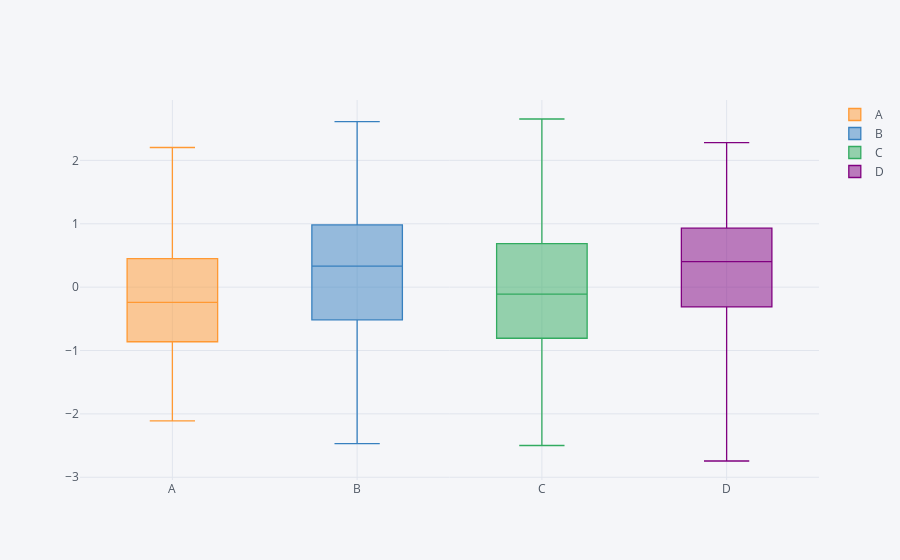

Notebook code cell kept with this figure:
### Markdown cell above
#  Box Plot

### Code cell
df.iplot(kind='box')
